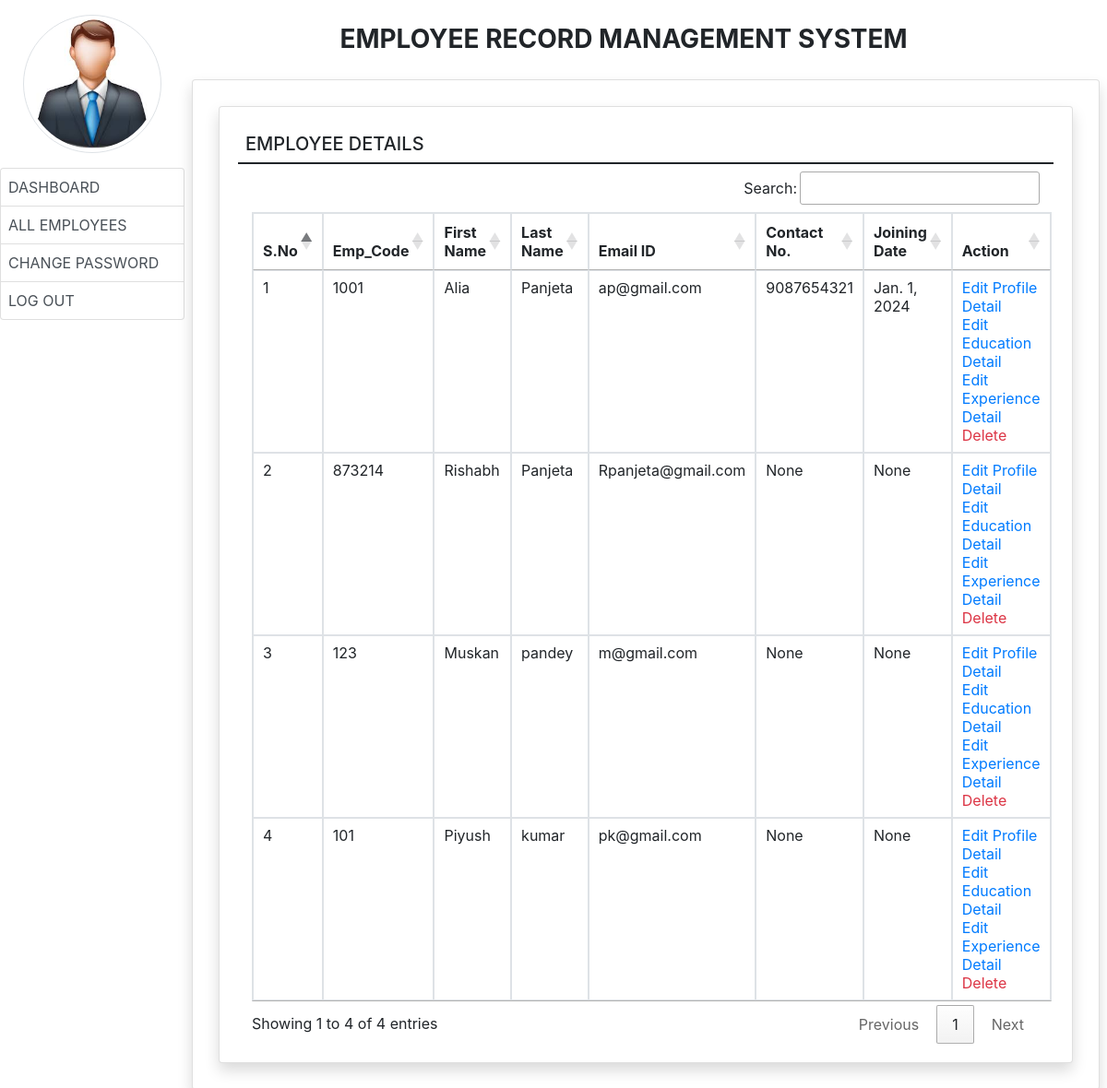
The app's page /all_employee (signed in), older data.
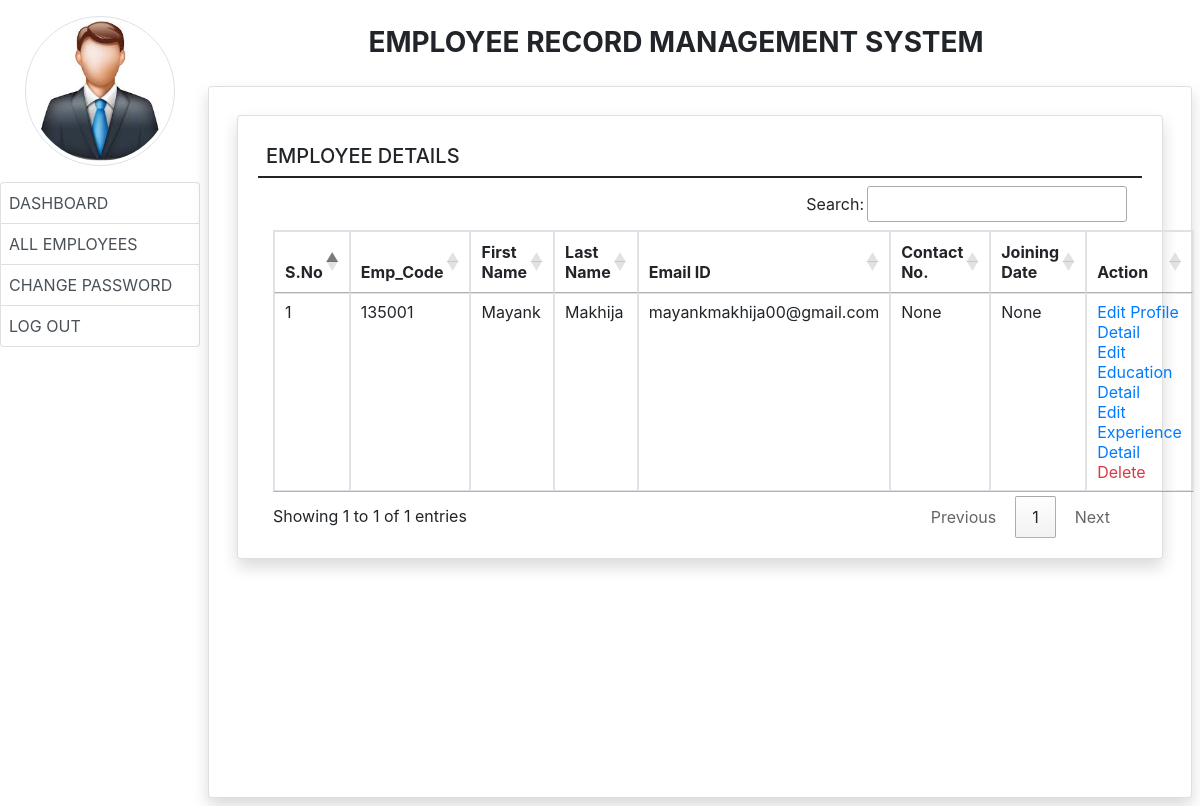
The same page, newer data.
### employee/models.py (models this page shows, shortened)
class EmployeeDetail(models.Model):
    user=models.ForeignKey(User,on_delete=models.CASCADE)
    empcode = models.CharField(max_length=50)
    empdept = models.CharField(max_length=100,null=True)
    designation = models.CharField(max_length=100,null=True)
    gender = models.CharField(max_length=50,null=True)
    Contact = models.CharField(max_length=15, null=True)
    joiningdate = models.DateField(null=True)

### employee/views.py (the view)
# urls.py: path('all_employee', all_employee, name='all_employee'),
def all_employee(request):
    if not request.user.is_authenticated:
        return redirect('admin_login')
    employee=EmployeeDetail.objects.all()
    return render(request,'all_employee.html',locals())

### employee/templates/all_employee.html
{% extends 'admin_base.html' %}
{% block main %}
<div class="card shadow m-2">
    <div class="card-body">
        <h5 class="p-2" style="border-bottom: 2px solid">EMPLOYEE DETAILS</h5>
        <div class="container-fluid">
            <table class="table table-bordered table-hover " id="example">
                <thead>
                <tr>
                    <th>S.No</th>
                     <th>Emp_Code</th>
                     <th>First Name</th>
                     <th>Last Name</th>
                     <th>Email ID</th>
                     <th>Contact No.</th>
                     <th>Joining Date</th>
                    <th>Action</th>
                </tr>
                </thead>
                <tbody>
                {% for i in employee %}
                <tr>
                    <td>
                        {{forloop.counter}}
                    </td>
                     <td>
                        {{i.empcode}}
                    </td>
                     <td>
                        {{i.user.first_name}}
                    </td>
                     <td>
                        {{i.user.last_name}}
                    </td>
                     <td>
                        {{i.user.username}}
                    </td>
                     <td>
                        {{i.Contact}}
                    </td>
                     <td>
                        {{i.joiningdate}}
                    </td>
                     <td>
                        <a href="{% url 'edit_profile' i.id %}" class="text-primary">Edit Profile Detail</a>
                        <br><a href="{% url 'edit_education' i.user.id %}" class="text-primary">Edit Education Detail</a>
                        <br><a href="{% url 'edit_experience' i.user.id %}" class="text-primary">Edit Experience Detail</a>
                        <br><a href="{% url 'delete_employee' i.user.id %}" class="text-danger" onclick="return confirm('Are You Sure?')">Delete</a>
                    </td>
                </tr>
                {% endfor %}
                </tbody>
            </table>
        </div>
    </div>
</div>
{% endblock %}

### employee/templates/admin_base.html (shortened to what this page needs)
{% load static %}
<html xmlns="http://www.w3.org/1999/html">
<head>
  <link rel="stylesheet" href="https://cdn.jsdelivr.net/npm/bootstrap@4.6.2/dist/css/bootstrap.min.css">
<link rel="stylesheet" href="https://use.fontawesome.com/releases/v5.7.0/css/all.css">
    <link rel="stylesheet" href="https://cdn.datatables.net/1.11.3/css/jquery.dataTables.min.css">
<link rel="stylesheet" href="https://cdn.datatables.net/buttons/2.0.1/css/buttons.dataTables.min.css">
</head>
<body>
<div class="container-fluid">
  <div class="row">
    <div class="col-sm-2 p-0">
   <center><img src="{% static 'images/imageadmin.jpg' %}" width="150" height="300" class="img-thumbnail rounded-circle my-3" ></center>
      <div class="list-group">
        <a href="{% url 'admin_home' %}" class="list-group-item list-group-item-action {% if request.path == '/admin_home/' %} active {% endif %}">DASHBOARD</a>
        <a href="{%url 'all_employee' %}" class="list-group-item list-group-item-action {% if request.path == '/all_employee/' %} active {% endif %}">ALL EMPLOYEES</a>
        <a href="{% url 'change_passwordadmin' %}" class="list-group-item list-group-item-action {% if request.path == '/change_passwordadmin/' %} active {% endif %}">CHANGE PASSWORD</a>
          <a href="{% url 'logout' %}" class="list-group-item list-group-item-action ">LOG OUT</a>
      </div>
    </div>
      <div class="col-sm-10 p-0">
          <div class="container-fluid p-2">
                <h3 class="text-center p-3 mr-5 font-weight-bold" style="border-bottom: 2px solid white;border-top: 2px solid white">EMPLOYEE RECORD MANAGEMENT SYSTEM</h3>
              <div class="card shadow" style="min-height : 89vh">
                  <div class="card-body" >
                      {% block main %}
                  {% endblock %}
                  </div>
              </div>
          </div>
      </div>
  </div>
</div>
</body>
</html>

### employee/templates/admin_base.html (style rules this page uses)
.list-group-item { padding:8px !important; }

Row changes from the older to the newer data that the page shows:
removed EmployeeDetail: empcode "1001", user.first_name "Alia", user.last_name "Panjeta", user.username "ap@gmail.com", Contact "9087654321", joiningdate "Jan. 1, 2024"
removed EmployeeDetail: empcode "873214", user.first_name "Rishabh", user.last_name "Panjeta", user.username "Rpanjeta@gmail.com", Contact "None", joiningdate "None"
removed EmployeeDetail: empcode "123", user.first_name "Muskan", user.last_name "pandey", user.username "m@gmail.com", Contact "None", joiningdate "None"
removed EmployeeDetail: empcode "101", user.first_name "Piyush", user.last_name "kumar", user.username "pk@gmail.com", Contact "None", joiningdate "None"
added EmployeeDetail: empcode "135001", user.first_name "Mayank", user.last_name "Makhija", user.username "mayankmakhija00@gmail.com", Contact "None", joiningdate "None"
Text that changed along with them:
text written by a page script: "Search: Showing 1 to 4 of 4 entries Previous 1 Next" → "Search: Showing 1 to 1 of 1 entries Previous 1 Next"
